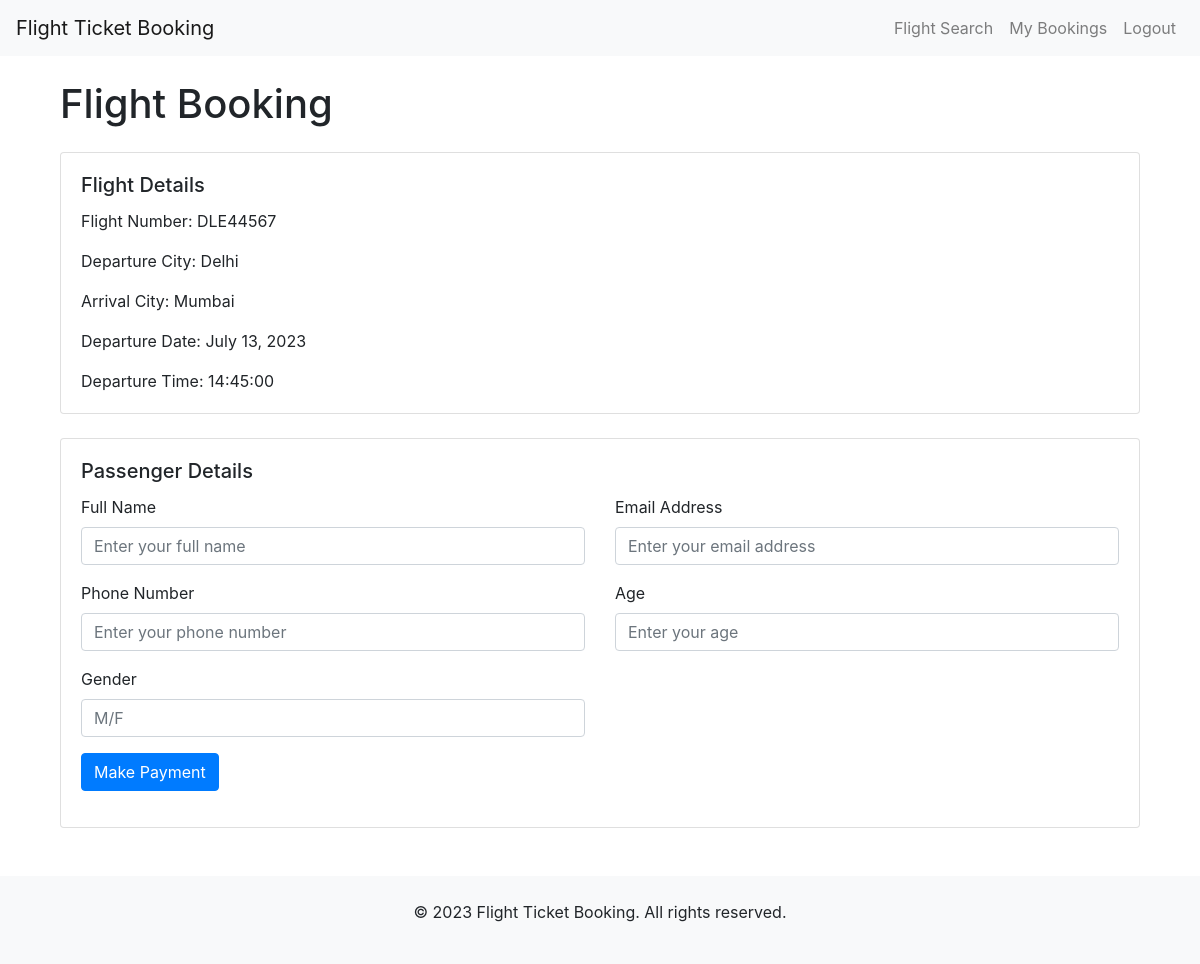
/flight/1/booking/ (signed in), run on the app's committed database.
### mainapp/models.py (models this page shows)
class Flight(models.Model):
    flight_number = models.CharField(max_length=10)
    airline = models.CharField(max_length=30)
    departure_city = models.ForeignKey(Airports, on_delete=models.SET_NULL, blank=True, null=True,
                                       related_name="departure")
    arrival_city = models.ForeignKey(Airports, on_delete=models.SET_NULL, blank=True, null=True, related_name="arrival")
    departure_date = models.DateField()
    departure_time = models.TimeField()
    arrival_date = models.DateField()
    arrival_time = models.TimeField()
    seats_count = models.IntegerField(default=60)
    fare = models.PositiveIntegerField()

class Airports(models.Model):
    airport_name = models.CharField(max_length=20)
    def __str__(self):
        return self.airport_name

### mainapp/views.py (the view, shortened to what this page needs)
# urls.py: path('flight/<int:flight_id>/booking/', views.flight_booking, name='flight_booking'),
@login_required(login_url='user_login')
def flight_booking(request, flight_id):
    flight = Flight.objects.get(id=flight_id)
    print(flight.flight_number)
    print(request.user)
    print(request.user.is_authenticated)
    print(request.method)
    return render(request, 'flight_booking.html', {'flight': flight})

### mainapp/models.py (called while the page is built)
    def __str__(self):
        return self.name

### mainapp/templates/flight_booking.html (shortened to what this page needs)
{% extends 'base_2.html' %}
{% block content %}
<div class="container mt-4">
  <h1 class="mb-4">Flight Booking</h1>
  <div class="card mb-4">
    <div class="card-body">
      <h5 class="card-title">Flight Details</h5>
      <p class="card-text">Flight Number: {{ flight.flight_number }}</p>
      <p class="card-text">Departure City: {{ flight.departure_city }}</p>
      <p class="card-text">Arrival City: {{ flight.arrival_city }}</p>
      <p class="card-text">Departure Date: {{ flight.departure_date }}</p>
      <p class="card-text">Departure Time: {{ flight.departure_time | upper}}</p>
    </div>
  </div>
  <div class="card">
    <div class="card-body">
      <h5 class="card-title">Passenger Details</h5>
      <form method="POST" action="">
        <div class="row mb-3">
          <div class="col-md-6">
            <label for="name" class="form-label">Full Name</label>
            <input type="text" class="form-control" id="name" name="name" placeholder="Enter your full name" required>
          </div>
          <div class="col-md-6">
            <label for="email" class="form-label">Email Address</label>
            <input type="email" class="form-control" id="email" name="email" placeholder="Enter your email address" required>
          </div>
        </div>
        <div class="row mb-3">
          <div class="col-md-6">
            <label for="phone" class="form-label">Phone Number</label>
            <input type="tel" class="form-control" id="phone" name="phone" placeholder="Enter your phone number" required>
          </div>
          <div class="col-md-6">
            <label for="age" class="form-label">Age</label>
            <input type="number" class="form-control" id="age" name="age" placeholder="Enter your age" required>
          </div>
        </div>
        <div class="row mb-3">
          <div class="col-md-6">
            <label for="gender" class="form-label">Gender</label>
            <input type="text" class="form-control" id="gender" name="gender" placeholder="M/F" required>
          </div>
        </div>
        <button type="submit" class="btn btn-primary">Make Payment</button>
      </form>
    </div>
  </div>
</div>
<br><br>
{% endblock %}

### data on the page
Flight: flight_number "DLE44567", departure_city "Delhi", arrival_city "Mumbai", departure_date "July 13, 2023", departure_time "14:45:00"
